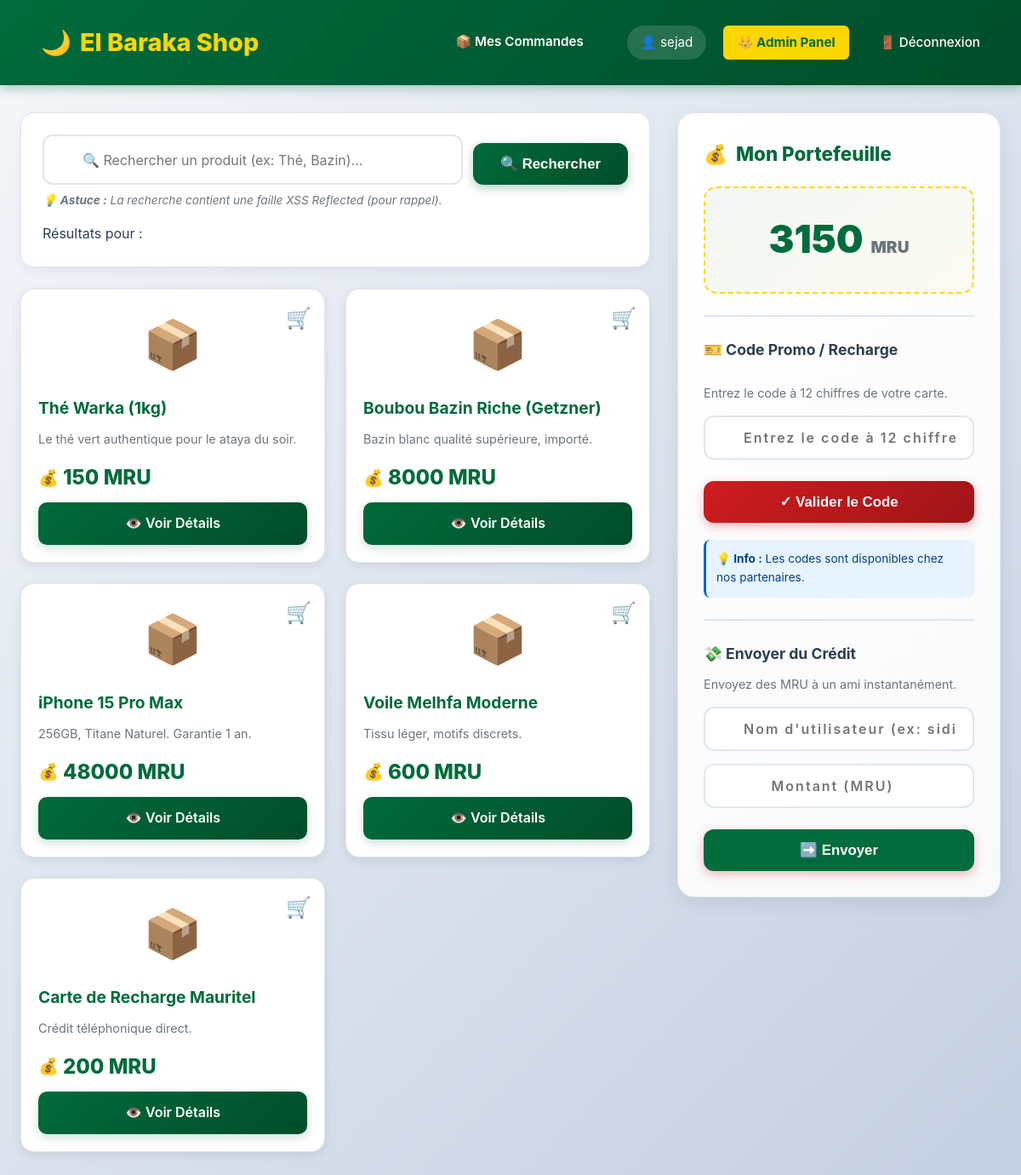
The app's page / (signed in), older data.
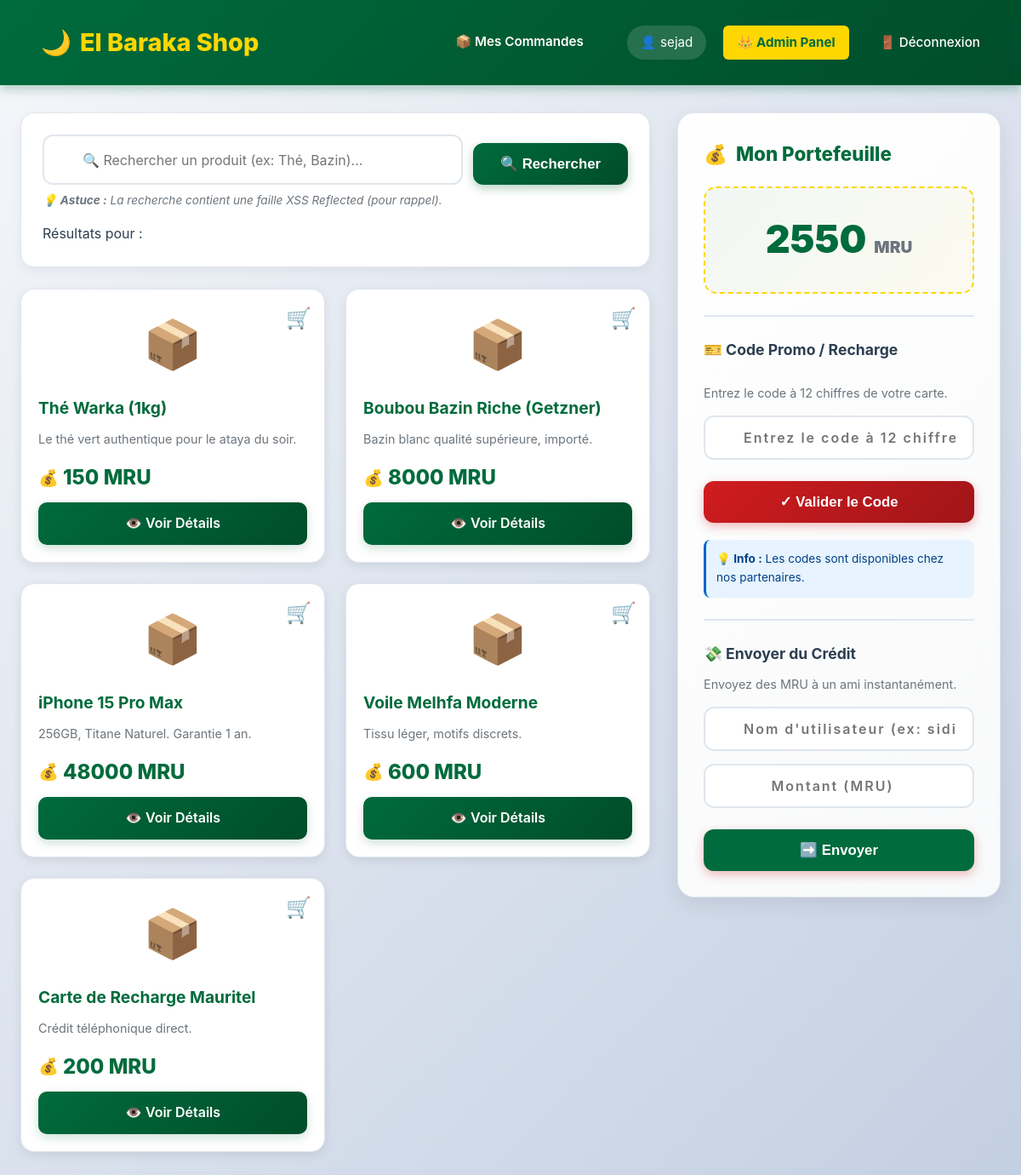
The same page, newer data.
### tables this page shows
CREATE TABLE utilisateurs (
            id INTEGER PRIMARY KEY AUTOINCREMENT,
            username TEXT NOT NULL UNIQUE,
            password TEXT NOT NULL,
            telephone TEXT,
            adresse TEXT,
            est_admin BOOLEAN DEFAULT 0,
            solde_mru DECIMAL(10, 2) DEFAULT 0.00
        );

### app.py (the view)
@app.route('/')
def index():
    if 'user_id' not in session:
        return redirect('/login')
    if 'csrf_token' not in session:
        session['csrf_token'] = secrets.token_hex(16)
    conn = get_db_connection()
    user = conn.execute("SELECT solde_mru FROM utilisateurs WHERE id = ?", (session['user_id'],)).fetchone()
    if user:
        session['solde_mru'] = user['solde_mru']
    produits = conn.execute("SELECT * FROM produits LIMIT 10").fetchall()
    conn.close()
    return render_template('index.html', produits=produits, search_term='',csrf_token=session['csrf_token'])

### app.py (called while the page is built)
def get_db_connection():
    conn = sqlite3.connect('elbaraka.db')
    conn.row_factory = sqlite3.Row
    return conn

### templates/index.html (shortened to what the changed rows need)
{% extends "base.html" %}
{% block content %}
<div class="main-layout">
    <aside>
        <div class="wallet-card">
            <h3 style="margin-top: 0; color: var(--primary); font-size: 1.4rem; font-weight: 800; display: flex; align-items: center; gap: 10px;">
                <span>💰</span>
                <span>Mon Portefeuille</span>
            </h3>
            <div style="font-size: 2.8rem; font-weight: 900; color: var(--primary); text-align: center; padding: 25px; background: linear-gradient(135deg, rgba(0, 107, 60, 0.05) 0%, rgba(255, 215, 0, 0.05) 100%); border-radius: 15px; margin-bottom: 20px; border: 2px dashed var(--gold);">
                {{ session.get('solde_mru', 0) }} <span style="font-size: 1.2rem; color: #6c757d;">MRU</span>
            </div>
            <hr style="border: 0; border-top: 2px solid #e0e6ed; margin: 25px 0;">
            <h4 style="color: var(--text); margin-bottom: 10px; font-size: 1.1rem; font-weight: 700;">
                🎫 Code Promo / Recharge
            </h4>
            <div id="promo-display" style="color: #006b3c; font-weight: bold; margin-bottom: 10px; min-height: 5px;"></div>
            <p style="font-size: 0.9rem; color: #6c757d; margin-bottom: 15px;">
                Entrez le code à 12 chiffres de votre carte.
            </p>
            <form action="/recharger" method="POST" style="display: flex; flex-direction: column; gap: 15px;">
                <input
                    type="text"
                    name="code_pin"
                    placeholder="Entrez le code à 12 chiffres"
                    maxlength="12"
                    pattern="\d{12}"
                    required
                >
                <button type="submit" class="btn-primary" style="background: linear-gradient(135deg, var(--secondary) 0%, #a01518 100%); box-shadow: 0 4px 12px rgba(208, 28, 31, 0.3);">
                </button>
            </form>
            <div style="margin-top: 20px; padding: 12px; background: #e7f3ff; border-radius: 8px; border-left: 3px solid #0066cc;">
                <p style="margin: 0; font-size: 0.85rem; color: #004085;">
                </p>
            </div>
            <hr style="border: 0; border-top: 2px solid #e0e6ed; margin: 25px 0;">
            <h4 style="color: var(--text); margin-bottom: 10px; font-size: 1.1rem; font-weight: 700;">
                💸 Envoyer du Crédit
            </h4>
            <p style="font-size: 0.9rem; color: #6c757d; margin-bottom: 15px;">
                Envoyez des MRU à un ami instantanément.
            </p>
            <form action="/transfert" method="POST" style="display: flex; flex-direction: column; gap: 15px;">
                <input
                    type="text"
                    name="destinataire"
                    placeholder="Nom d'utilisateur (ex: sidi_med)"
                    required
                >
                <input
                    type="number"
                    name="montant"
                    placeholder="Montant (MRU)"
                    min="1"
                    required
                >
                <button type="submit" class="btn-primary" style="background: var(--primary);">
                </button>
            </form>
        </div> </aside>
</div>
{% endblock %}

### templates/base.html (shortened to what this page needs)
<!DOCTYPE html>
<html lang="fr">
<head>
    <link rel="stylesheet" href="{{ url_for('static', filename='style.css') }}">
</head>
<body>
    <nav class="navbar">
        <a href="/" class="brand">
            <span>🌙</span>
            <span>El Baraka Shop</span>
        </a>
        <div class="user-info">
            {% if session.get('user_id') %}
                <a href="/mes-commandes" style="color: white; text-decoration: none; font-weight: 600; margin-right: 15px; border-bottom: 2px solid transparent; transition: all 0.3s;" onmouseover="this.style.borderBottom='2px solid var(--gold)'" onmouseout="this.style.borderBottom='2px solid transparent'">
                    📦 Mes Commandes
                </a>
                <span style="background: rgba(255, 255, 255, 0.15); padding: 8px 16px; border-radius: 20px; backdrop-filter: blur(10px);">
                    👤 {{ session.get('username') }}
                </span>
                {% if session.get('est_admin') %}
                    <a href="/admin/users" style="background: var(--gold); color: var(--primary); font-weight: 700;">
                        👑 Admin Panel
                    </a>
                {% endif %}
                <a href="/logout">🚪 Déconnexion</a>
            {% else %}
                <a href="/login">🔐 Connexion</a>
            {% endif %}
        </div>
    </nav>
    <div class="container">
        {% block content %}{% endblock %}
    </div>
</body>
</html>

Row changes from the older to the newer data that the page shows:
changed utilisateurs "sejad": get "3150" → "2550"
